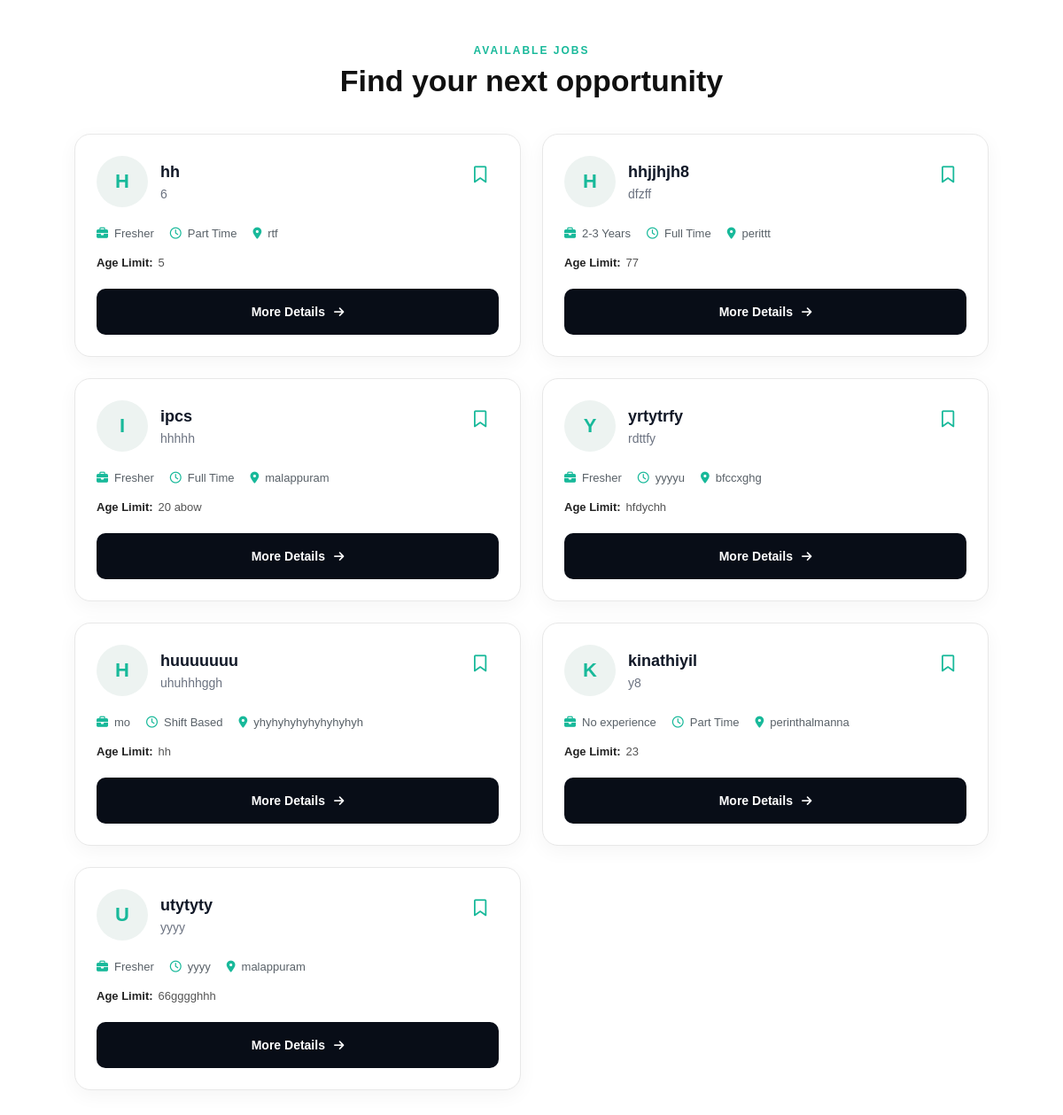
Screenshot of /all-jobs/ with the database file from the repository.
### myapp/models.py (models this page shows, shortened)
class Job(models.Model):
    owner = models.ForeignKey(
        User,
        on_delete=models.CASCADE,
        related_name="jobs",
        null=True,
        blank=True,
    )
    shop_name = models.CharField(
        max_length=150,
    )
    title = models.CharField(
        max_length=150,
    )
    category = models.ForeignKey(
        Category,
        on_delete=models.PROTECT,
        related_name="jobs",
        null=True,
        blank=True,
    )
    experience = models.CharField(
        max_length=100,
        default="Fresher",
    )
    work_time = models.CharField(
        max_length=100,
    )
    gender = models.CharField(max_length=20, blank=True)
    education = models.CharField(max_length=100, blank=True)
    age_limit = models.CharField(
        max_length=50,
        blank=True,
    )
    location = models.CharField(
        max_length=100,
    )
    salary = models.CharField(
        max_length=100,
    )
    phone = models.CharField(
        max_length=15,
        validators=[phone_validator],
    )
    description = models.TextField(
        blank=True,
    )
    is_verified = models.BooleanField(
        default=True,
    )
    owner_name = models.CharField(
        max_length=150,
        blank=True
    )
    shop_photo = models.ImageField(
        upload_to="shop_photos/",
        null=True,
        blank=True
    )
    created_at = models.DateTimeField(
        auto_now_add=True,
    )
    class Meta:
        ordering = ["-created_at"]

### myapp/views.py (the view, shortened to what this page needs)
# urls.py: path("all-jobs/", views.all_jobs, name="all_jobs"),
def all_jobs(request):
    jobs = (
        Job.objects
        .filter(is_verified=True)
        .select_related("category", "owner")
        .order_by("title")
    )
    categories = Category.objects.all().order_by("name")
    q = request.GET.get("q", "").strip()
    place = request.GET.get("place", "").strip()
    category_id = request.GET.get("category", "").strip()
    if place:
        jobs = jobs.filter(
            location__icontains=place
        )
    if category_id.isdigit():
        jobs = jobs.filter(
            category_id=int(category_id)
        )
    saved_job_ids = set()
    if request.user.is_authenticated:
        saved_job_ids = set(
            SavedJob.objects
            .filter(user=request.user)
            .values_list("job_id", flat=True)
        )
    return render(
        request,
        "all_jobs.html",
        {
            "jobs": jobs,
            "categories": categories,
            "saved_job_ids": saved_job_ids,
        },
    )

### templates/all_jobs.html (shortened to what this page needs)
{% load static %}
<!DOCTYPE html>
<html lang="en">
<head>
    <link rel="stylesheet" href="{% static 'css/all_jobs.css' %}">
    <link rel="stylesheet"
          href="https://cdnjs.cloudflare.com/ajax/libs/font-awesome/6.5.2/css/all.min.css">
</head>
<body>
<section class="all-jobs-page">
    <div class="all-jobs-header">
        <span class="small-title">
            AVAILABLE JOBS
        </span>
        <h1>
            Find your next opportunity
        </h1>
    </div>
    <section class="job-grid">
        {% for job in jobs %}
        <div class="job-card">
            <div class="job-top">
                <div class="company-info">
                    <div class="company-avatar">
                        {{ job.shop_name|first|upper }}
                    </div>
                    <div class="company-text">
                        <h3>
                            {{ job.shop_name }}
                        </h3>
                        <p>
                            {{ job.title }}
                        </p>
                    </div>
                </div>
                {% if user.is_authenticated %}
                    <a href="{% url 'save_job' job.id %}"
                       class="save-btn">
                        <button type="button"
                                class="bookmark-btn">
                            {% if job.id in saved_job_ids %}
                                <i class="fa-solid fa-bookmark"></i>
                            {% else %}
                                <i class="fa-regular fa-bookmark"></i>
                            {% endif %}
                        </button>
                    </a>
                {% else %}
                    <a href="{% url 'login' %}"
                       class="bookmark-login">
                        <button type="button"
                                class="bookmark-btn">
                            <i class="fa-regular fa-bookmark"></i>
                        </button>
                    </a>
                {% endif %}
            </div>
            <div class="job-info">
                <div class="info-item">
                    <i class="fa-solid fa-briefcase"></i>
                    <span>
                        {{ job.experience|default:"Fresher" }}
                    </span>
                </div>
                <div class="info-item">
                    <i class="fa-regular fa-clock"></i>
                    <span>
                        {{ job.work_time|default:"Full Time" }}
                    </span>
                </div>
                <div class="info-item">
                    <i class="fa-solid fa-location-dot"></i>
                    <span>
                        {{ job.location }}
                    </span>
                </div>
            </div>
            <div class="age-limit">
                <strong>
                    Age Limit:
                </strong>
                <span>
                    {{ job.age_limit|default:"Not specified" }}
                </span>
            </div>
            <div class="details-area">
                {% if user.is_authenticated %}
                    <a href="{% url 'job_details' job.id %}"
                       class="details-btn">
                        More Details
                        <i class="fa-solid fa-arrow-right"></i>
                    </a>
                {% else %}
                    <a href="{% url 'login' %}"
                       class="details-btn">
                        More Details
                        <i class="fa-solid fa-arrow-right"></i>
                    </a>
                {% endif %}
            </div>
        </div>
        {% endfor %}
    </section>
</section>
</body>
</html>

### static/css/all_jobs.css (style rules this page uses)
* { margin: 0; padding: 0; box-sizing: border-box; }
body { font-family: Arial, Helvetica, sans-serif; background: #ffffff; color: #111827; }
.all-jobs-page { width: 86%; max-width: 1200px; margin: 0 auto; padding: 50px 0 80px; }
.all-jobs-header { text-align: center; margin-bottom: 40px; }
.small-title { display: block; color: #18b99a; font-size: 12px; font-weight: 800; letter-spacing: 2px; margin-bottom: 8px; }
.all-jobs-header h1 { font-size: 34px; font-weight: 750; color: #101010; }
.job-grid { width: 100%; display: grid; grid-template-columns: repeat(2, minmax(0, 1fr)); gap: 24px; }
.job-card { width: 100%; min-width: 0; background: #ffffff; border: 1px solid #e8e8e8; border-radius: 18px; padding: 24px; display: flex; flex-direction: column; box-shadow: 0 6px 22px rgba(0, 0, 0, 0.045); transition: 0.25s ease; }
.job-top { display: flex; align-items: flex-start; justify-content: space-between; gap: 15px; margin-bottom: 22px; }
.company-info { display: flex; align-items: center; gap: 14px; min-width: 0; }
.company-avatar { width: 58px; height: 58px; min-width: 58px; border-radius: 50%; background: #edf3f1; color: #18b99a; display: flex; align-items: center; justify-content: center; font-size: 22px; font-weight: 700; }
.company-text { min-width: 0; }
.company-text h3 { font-size: 18px; font-weight: 700; color: #111827; margin-bottom: 6px; white-space: nowrap; overflow: hidden; text-overflow: ellipsis; }
.company-text p { font-size: 14px; color: #6b7280; white-space: nowrap; overflow: hidden; text-overflow: ellipsis; }
.save-btn, .bookmark-login { text-decoration: none; display: flex; }
.bookmark-btn { width: 42px; height: 42px; border: none; background: transparent; display: flex; align-items: center; justify-content: center; color: #18b99a; font-size: 19px; cursor: pointer; border-radius: 50%; transition: 0.2s ease; }
.job-info { display: flex; align-items: center; flex-wrap: wrap; gap: 18px; margin-bottom: 18px; }
.info-item { display: flex; align-items: center; gap: 7px; color: #596168; font-size: 13px; }
.info-item i { color: #18b99a; font-size: 13px; }
.age-limit { display: flex; align-items: center; gap: 6px; font-size: 13px; color: #555; margin-bottom: 22px; }
.age-limit strong { color: #222; }
.details-area { width: 100%; margin-top: auto; }
.details-btn { width: 100%; height: 52px; display: flex; align-items: center; justify-content: center; gap: 10px; background: #080d17; color: #ffffff; border-radius: 10px; text-decoration: none; font-size: 14px; font-weight: 700; transition: 0.25s ease; }
.details-btn i { font-size: 13px; transition: transform 0.2s ease; }

### rows the page displays
Job: shop_name|first "H", shop_name "hh", title "6", experience "Fresher", work_time "Part Time", location "rtf", age_limit "5"
Job: shop_name|first "H", shop_name "hhjjhjh8", title "dfzff", experience "2-3 Years", work_time "Full Time", location "perittt", age_limit "77"
Job: shop_name|first "I", shop_name "ipcs", title "hhhhh", experience "Fresher", work_time "Full Time", location "malappuram", age_limit "20 abow"
Job: shop_name|first "Y", shop_name "yrtytrfy", title "rdttfy", experience "Fresher", work_time "yyyyu", location "bfccxghg", age_limit "hfdychh"
Job: shop_name|first "H", shop_name "huuuuuuu", title "uhuhhhggh", experience "mo", work_time "Shift Based", location "yhyhyhyhyhyhyhyhyh", age_limit "hh"
Job: shop_name|first "K", shop_name "kinathiyil", title "y8", experience "No experience", work_time "Part Time", location "perinthalmanna", age_limit "23"
Job: shop_name|first "U", shop_name "utytyty", title "yyyy", experience "Fresher", work_time "yyyy", location "malappuram", age_limit "66gggghhh"
